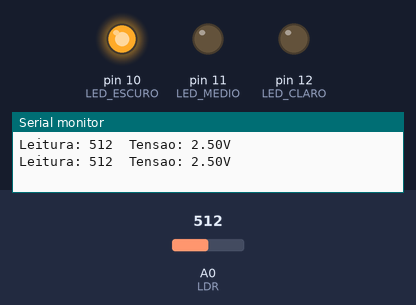
This sketch was run on a simulated Arduino Uno, built with avr-gcc and run on an emulated ATmega328P. Parts: output pins drawn as LEDs (lit = HIGH), the last lines printed to the serial monitor. The inputs (shaded band) are chosen by the test bench; at power-on: A0 (LDR) = 512.

Above: at 1.8 s.
1.9 s: A0 (LDR) set to 489
At 2.5 s:
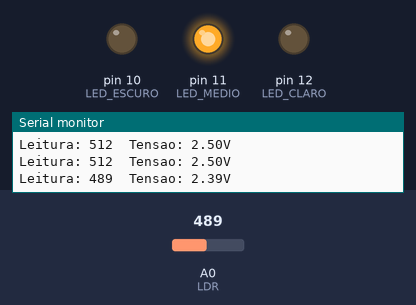
3.5 s: A0 (LDR) set to 308
5.2 s: A0 (LDR) set to 294
At 6.9 s:
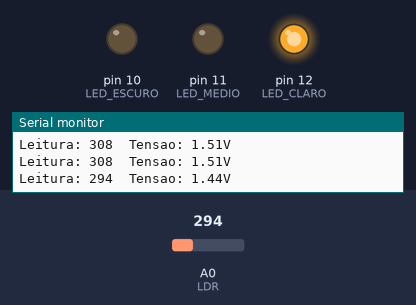
7.5 s: A0 (LDR) set to 306
At 8.5 s:
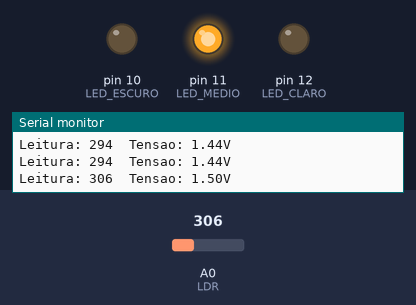
9.5 s: A0 (LDR) set to 290
At 11.3 s:
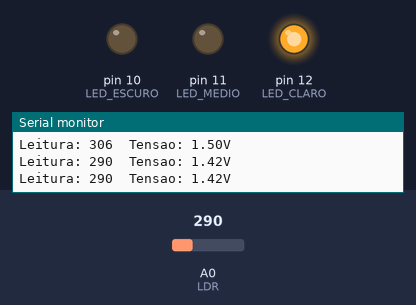
Timing chart, 0 to 12.5 s (numbered marks = the images above; inputs shaded):
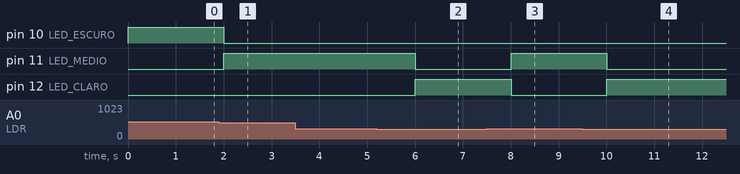

The sketch:

leitor_luz.ino
```cpp
const int LDR = A0; // Pino do LDR na entrada analogica
const int LED_CLARO = 12;
const int LED_MEDIO = 11;
const int LED_ESCURO = 10;
int leitura = 0;
float tensao = 0.0;

void setup() {
  Serial.begin(9600);
  pinMode(LDR, INPUT); // LDR como entrada de dados
  pinMode(LED_CLARO, OUTPUT);
  pinMode(LED_MEDIO, OUTPUT);
  pinMode(LED_ESCURO, OUTPUT);
}

void loop() {
  leitura = analogRead(LDR); // pega a tensao do LDR

  Serial.print("Leitura: ");
  Serial.print(leitura); // Valor lido de 0 - 1023
  Serial.print("\t");

  digitalWrite(LED_CLARO,LOW);
  digitalWrite(LED_MEDIO,LOW);
  digitalWrite(LED_ESCURO,LOW);

  // Verifica a luminosidade do ambiente
  if(leitura <= 300){
    // Ambiente Escuroçççççççççççç
    digitalWrite(LED_CLARO,HIGH);
  } else if(leitura < 500){
    // Ambiente Medio
    digitalWrite(LED_MEDIO,HIGH);
  } else{
    // Ambiente Claro
    digitalWrite(LED_ESCURO,HIGH);
  }

  // EXIBE A TENSAO NO CONSOLE, APENAS PARA EXIBIR
  tensao = leitura * 5.0 / 1023.0; // Converte o valor da leitura para tensao eletrica
  Serial.print("Tensao: ");
  Serial.print(tensao);
  Serial.print("V");

  Serial.println();
  // EXIBE A TENSAO NO CONSOLE, APENAS PARA EXIBIR

  delay(1000);
}
```

Measured:
- the behaviour switches between 500 and 499 on A0 (LDR) (found by bisection; images 0 and 1)
- the behaviour switches between 301 and 300 on A0 (LDR) (found by bisection; images 1 and 2)
- after the input at 1.9 s, pin 10 (LED_ESCURO): HIGH → LOW after 0.10 s; pin 11 (LED_MEDIO): LOW → HIGH after 0.10 s
- after the input at 5.2 s, pin 11 (LED_MEDIO): HIGH → LOW after 0.81 s; pin 12 (LED_CLARO): LOW → HIGH after 0.81 s
- after the input at 7.5 s, pin 11 (LED_MEDIO): LOW → HIGH after 0.51 s; pin 12 (LED_CLARO): HIGH → LOW after 0.51 s
- after the input at 9.5 s, pin 11 (LED_MEDIO): HIGH → LOW after 0.51 s; pin 12 (LED_CLARO): LOW → HIGH after 0.51 s
